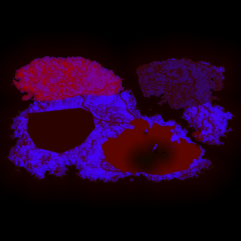
#> input picture world/mapgen/island_map_720.png, 241 x 241 px
$ python expand.py
#> lines starting #> are read from the running program, lines starting #| are printed output that depends on the picture; after the words box and inside, x2 and y2 are one past the last pixel; in counts of white or black regions, pixels touching at a corner belong together
"""Expands the 720 m painting island into the 1248 m world (3x the area).

Reads the painting-derived data/island_map.png (241 px, 720 m: R=height, G=biome, B=tree
density) and writes the 417 px / 1248 m version:
  - the painted island is scaled by K = 1248/720 (every road and hub in painting pixels
    follows automatically through Island._px, because px_per_m in island_meta.json shrinks);
  - two new landmasses are grown into what used to be open sea: the Highlands in the north
    (moorland plateau: monastery, quarry, mountain pass) and the Southern Shore (dunes, the
    salt pans, the bodega's fields, a badlands headland with the old fort);
  - data/sea_depth.png (the sea shader's depth map) and island_meta.json are regenerated.

Run from the project root:  python3 world/mapgen/expand.py
It is idempotent: it always starts from world/mapgen/island_map_720.png (the original map).
"""
from PIL import Image, ImageDraw
import numpy as np, json, os, shutil
from scipy import ndimage

ROOT = os.path.dirname(os.path.dirname(os.path.dirname(os.path.abspath(__file__))))
DATA = os.path.join(ROOT, "data")
SRC = os.path.join(ROOT, "world", "mapgen", "island_map_720.png")
SRC_META = os.path.join(ROOT, "world", "mapgen", "island_meta_720.json")
if not os.path.exists(SRC):
    raise SystemExit(
        "world/mapgen/island_map_720.png is missing. Run extract.py first.\n"
        "(It used to fall back to copying data/island_map.png, which fed the already-expanded "
        "417 px map back through the K scale and produced a wrong world.)")

SIZE0, N0 = 720.0, 241
SIZE, N = 1248.0, 417
CELL = 3.0
K = SIZE / SIZE0
SEA, LIMESTONE, FOREST, FARM, BADLANDS, TOWN, BEACH, LAKE, DUNES, MOOR, SALTFLAT = range(11)
LAND_LIFT = 1.15          # a touch more relief now that slopes are 1.7x longer

old = np.asarray(Image.open(SRC).convert("RGB")).astype(np.float32)
old_h = old[..., 0] / 255.0 * 90.0 - 10.0
old_b = old[..., 1].astype(np.uint8)
old_d = old[..., 2] / 255.0

# ---------------------------------------------------------------- scale the painted island
jj, ii = np.mgrid[0:N, 0:N]
wx = ii * CELL - SIZE / 2; wz = jj * CELL - SIZE / 2          # world metres of each new cell
gx = (wx / K + SIZE0 / 2) / CELL; gz = (wz / K + SIZE0 / 2) / CELL   # old grid coords (float)
inside = (gx >= 0) & (gx <= N0 - 1) & (gz >= 0) & (gz <= N0 - 1)
gxc = np.clip(gx, 0, N0 - 1.001); gzc = np.clip(gz, 0, N0 - 1.001)
h = ndimage.map_coordinates(old_h, [gzc, gxc], order=1, mode="nearest")
d = ndimage.map_coordinates(old_d, [gzc, gxc], order=1, mode="nearest")
b = old_b[np.clip(np.round(gzc), 0, N0 - 1).astype(int), np.clip(np.round(gxc), 0, N0 - 1).astype(int)]
b = b.copy(); b[~inside] = SEA
land_old = (b != SEA) & (b != LAKE)
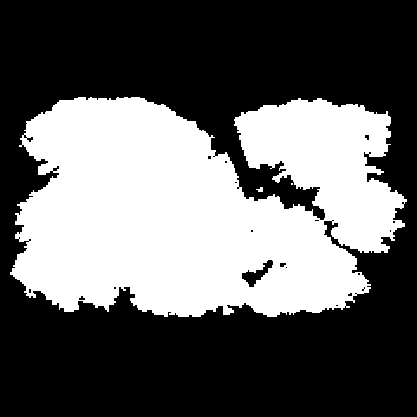
#> land_old: shape (417, 417) bool; 38.6% white; 3 white regions (1 under 20 px), largest, box (x1, y1, x2, y2) and area: (10, 97, 407, 317) 67123, (256, 187, 263, 192) 23
h = np.where(land_old & (h > 0), h * LAND_LIFT, h)

# ---------------------------------------------------------------- new land
def poly_mask(poly):
    """Polygon in world metres -> boolean cell mask."""
    mk = Image.new("L", (N, N), 0)
#> mk: PIL image 417x417 L; every value is 0
    pts = [((x + SIZE / 2) / CELL, (z + SIZE / 2) / CELL) for x, z in poly]
    ImageDraw.Draw(mk).polygon(pts, fill=255)
#> mk: PIL image 417x417 L; 7.4% white; 1 white region, box (x1, y1, x2, y2) and area: (21, 10, 197, 105) 12945
    return np.asarray(mk) > 0

def wobble(mask, amount, seed, sigma=3.0):
    """Push the mask edge in and out with smooth noise so coasts are not polygon-straight."""
#> called with amount = 28, seed = 11, sigma = 3
    rng = np.random.default_rng(seed)
    n = ndimage.gaussian_filter(rng.standard_normal((N, N)), sigma)
    n = n / (np.abs(n).max() + 1e-6)
    sdf = ndimage.distance_transform_edt(mask) - ndimage.distance_transform_edt(~mask)
    return sdf * CELL + n * amount > 0
#> returned value: shape (417, 417) bool; 7.4% white; 1 white region, box (x1, y1, x2, y2) and area: (20, 9, 199, 106) 12873
#> in poly_mask (call 2), `ImageDraw.Draw(mk).polygon(pts, fill=255)`: mk: PIL image 417x417 L; 18.4% white; 1 white region, box (x1, y1, x2, y2) and area: (41, 289, 355, 409) 31933
#> in wobble (call 2), `return sdf * CELL + n * amount > 0`: returned value: shape (417, 417) bool; 18.3% white; 1 white region, box (x1, y1, x2, y2) and area: (41, 286, 357, 414) 31833

def blob(cx, cz, r):
    return ((wx - cx) ** 2 + (wz - cz) ** 2) < r * r

HIGHLANDS = wobble(poly_mask([(-560, -320), (-520, -450), (-450, -535), (-340, -588), (-220, -592), (-110, -565),
                              (-45, -495), (-35, -410), (-75, -345), (-200, -318), (-420, -312)]), 28.0, 11)
SOUTH = wobble(poly_mask([(-480, 285), (-500, 400), (-455, 505), (-365, 565), (-230, 598), (-80, 592), (80, 602),
                          (240, 592), (365, 565), (440, 485), (440, 390), (395, 300), (250, 262), (0, 245), (-250, 258)]), 30.0, 12)
# a sheltered cove for the fishing village and a lagoon behind the dunes
COVE = wobble(blob(-395, 440, 34) | blob(-420, 470, 30), 8.0, 13)
LAGOON = wobble(blob(-40, 545, 26) | blob(-15, 555, 22), 8.0, 14)
SOUTH &= ~COVE
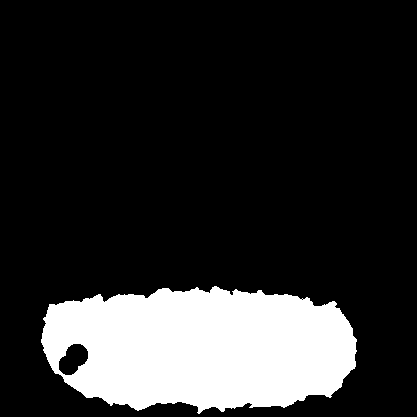
#> SOUTH: shape (417, 417) bool; 18% white; 1 white region, box (x1, y1, x2, y2) and area: (41, 286, 357, 414) 31219
new_land = (HIGHLANDS | SOUTH) & ~land_old & (b != LAKE)
#> new_land: shape (417, 417) bool; 22.7% white; 3 white regions (1 under 20 px), largest, box (x1, y1, x2, y2) and area: (41, 294, 357, 414) 27047, (20, 9, 199, 104) 12443

nb = b.copy(); nh = h.copy(); nd = d.copy()
# biomes of the new land
nb[new_land & HIGHLANDS] = MOOR
#> nb: shape (417, 417); min 0, max 9, mean 1.77
south = new_land & SOUTH
#> south: shape (417, 417) bool; 15.6% white; 2 white regions (1 under 20 px), largest, box (x1, y1, x2, y2) and area: (41, 294, 357, 414) 27047
nb[south] = FOREST
#> nb: shape (417, 417); min 0, max 9, mean 2.09
nb[south & (wx < -120)] = DUNES
#> nb: shape (417, 417); min 0, max 9, mean 2.44
nb[south & (wx > 175)] = BADLANDS
#> nb: shape (417, 417); min 0, max 9, mean 2.53
BODEGA_FIELDS = wobble(blob(20, 430, 95) | blob(-40, 470, 60), 12.0, 15)
nb[south & BODEGA_FIELDS & (wx >= -120) & (wx <= 175)] = FARM
#> nb: shape (417, 417); min 0, max 9, mean 2.55
SALT = wobble(poly_mask([(-225, 445), (-95, 440), (-80, 520), (-130, 550), (-215, 535)]), 8.0, 16)
#> in poly_mask (call 3), `ImageDraw.Draw(mk).polygon(pts, fill=255)`: mk: PIL image 417x417 L; 0.85% white; 1 white region, box (x1, y1, x2, y2) and area: (133, 354, 182, 392) 1486
#> in wobble (call 6), `n = ndimage.gaussian_filter(rng.standard_normal((N, N)), sigma)`:
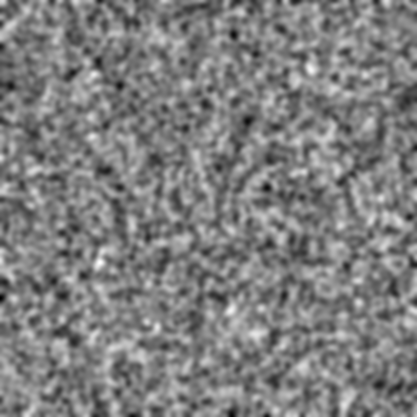
#> n: shape (417, 417) float64; min -0.401, max 0.405, mean 0.00175; drawn with min black and max white
#> in wobble (call 6), `sdf = ndimage.distance_transform_edt(mask) - ndimage.distance_transfor..`:
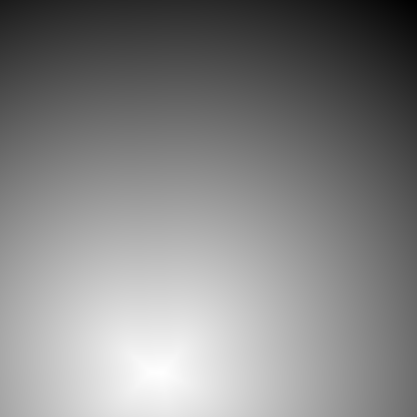
#> sdf: shape (417, 417) float64; min -427.7, max 18, mean -196.4; drawn with min black and max white
#> in wobble (call 6), `return sdf * CELL + n * amount > 0`: returned value: shape (417, 417) bool; 0.87% white; 1 white region, box (x1, y1, x2, y2) and area: (132, 354, 182, 392) 1508
nb[south & SALT] = SALTFLAT
#> nb: shape (417, 417); min 0, max 10, mean 2.58
nb[LAGOON & south] = LAKE
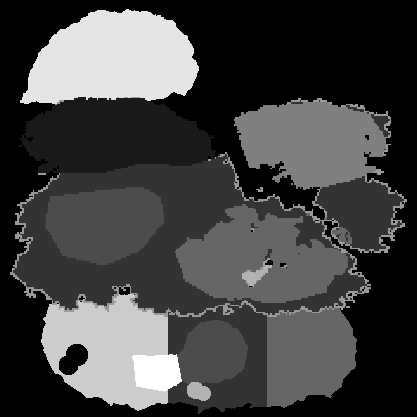
#> nb: shape (417, 417); min 0, max 10, mean 2.59; drawn with min black and max white
land = (nb != SEA) & (nb != LAKE)
#> land: shape (417, 417) bool; 61.1% white; 25 black regions (19 under 20 px), largest, box (x1, y1, x2, y2) and area: (0, 0, 417, 417) 66133, (59, 344, 88, 375) 614, (187, 382, 211, 401) 342, (242, 260, 273, 287) 309, (119, 287, 130, 295) 72, (280, 263, 286, 267) 20

# heights of the new land: a shelf that climbs with distance from the sea, plus landmarks
dist_sea = ndimage.distance_transform_edt(land) * CELL
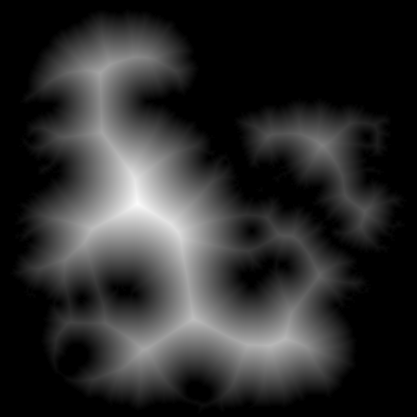
#> dist_sea: shape (417, 417) float64; min 0, max 252.2, mean 45.4
ramp = np.clip(dist_sea / 60.0, 0, 1)
rng = np.random.default_rng(7)
rough = ndimage.gaussian_filter(rng.standard_normal((N, N)), 2.0); rough /= np.abs(rough).max()
hn = np.zeros((N, N), np.float32)
moor = nb == MOOR
#> moor: shape (417, 417) bool; 7.2% white; 1 white region, box (x1, y1, x2, y2) and area: (20, 9, 199, 104) 12443
hn[moor] = 20.0 + 26.0 * np.clip(dist_sea[moor] / 90.0, 0, 1) + 5.0 * rough[moor]
hn += 20.0 * np.exp(-(((wx + 300) ** 2 + (wz + 470) ** 2) / (2 * 70.0 ** 2))) * moor     # the monastery peak
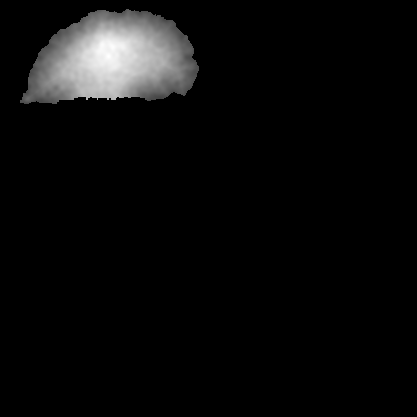
#> hn: shape (417, 417) float32; min 0, max 68.08, mean 2.9; drawn with min black and max white
hn += 8.0 * np.exp(-(((wx + 120) ** 2 + (wz + 400) ** 2) / (2 * 60.0 ** 2))) * moor       # the quarry hill
#> hn: shape (417, 417) float32; 6.14% of pixels changed, all inside (x1, y1, x2, y2) = (56, 9, 199, 101)
hn[nb == DUNES] = 2.0 + 5.0 * ramp[nb == DUNES] + 2.5 * np.abs(rough[nb == DUNES])
#> hn: shape (417, 417) float32; min 0, max 68.14, mean 3.3
hn[nb == SALTFLAT] = 0.7
#> hn: shape (417, 417) float32; min 0, max 68.14, mean 3.3
f = (nb == FOREST) & south
hn[f] = 4.0 + 7.0 * ramp[f] + 2.0 * rough[f]
fa = (nb == FARM) & south
hn[fa] = 3.5 + 5.0 * ramp[fa] + 1.0 * rough[fa]
bd = (nb == BADLANDS) & south
hn[bd] = 7.0 + 14.0 * ramp[bd] + 3.0 * rough[bd]
hn += 14.0 * np.exp(-(((wx - 330) ** 2 + (wz - 520) ** 2) / (2 * 55.0 ** 2))) * bd         # the fort's headland
hn = np.maximum(hn, 1.0)
nh[new_land] = hn[new_land]
# beaches: a sandy rim on the new low coasts (not under cliffs or salt)
rim = new_land & (dist_sea < 7.5) & np.isin(nb, [DUNES, FOREST, FARM])
nb[rim] = BEACH; nh[rim] = np.minimum(nh[rim], 1.8 + 0.6 * ramp[rim])
# water: the shelf deepens with distance from any land, lagoon and lake are shallow basins
dist_land = ndimage.distance_transform_edt(~land) * CELL
sea_h = -1.2 - np.clip(dist_land / 149.0, 0, 1) * 9.0
nh[nb == SEA] = sea_h[nb == SEA]
nh[LAGOON & (nb == LAKE)] = -2.2
# soften the seams between old coast and new land and the new land itself
halo = ndimage.binary_dilation(new_land, iterations=4) & land
sm = ndimage.gaussian_filter(nh, 1.2)
nh = np.where(halo, sm, nh)
# tree density on the new land
nd[nb == MOOR] = 0.15 + 0.25 * np.clip(rough[nb == MOOR] + 0.5, 0, 1)
nd[(nb == FOREST) & south] = 0.55 + 0.3 * rough[(nb == FOREST) & south]
nd[(nb == FARM) & south] = 0.1
nd[np.isin(nb, [DUNES, SALTFLAT, BEACH]) & new_land] = 0.02
nd[(nb == BADLANDS) & south] = 0.25
nd = np.clip(nd, 0, 1)

out = np.zeros((N, N, 3), np.uint8)
out[..., 0] = np.clip((nh + 10.0) / 90.0 * 255.0, 0, 255).astype(np.uint8)
out[..., 1] = nb
out[..., 2] = (nd * 255).astype(np.uint8)
Image.fromarray(out).save(os.path.join(DATA, "island_map.png"))

# ---------------------------------------------------------------- sea depth map for the shader
SEA_SIZE = 1733.0; SN = 578
land_big = np.zeros((SN, SN), bool)
off = int(round((SEA_SIZE - SIZE) / 2 / (SEA_SIZE / (SN - 1))))
scale = (SEA_SIZE / (SN - 1)) / CELL
sj, si = np.mgrid[0:SN, 0:SN]
gi = np.round((si - off) * scale).astype(int); gj = np.round((sj - off) * scale).astype(int)
ok = (gi >= 0) & (gi < N) & (gj >= 0) & (gj < N)
land_big[ok] = land[gj[ok], gi[ok]]
dist_big = ndimage.distance_transform_edt(~land_big) * (SEA_SIZE / (SN - 1))
h_big = -1.2 - np.clip(dist_big / 149.0, 0, 1) * 9.0
sea_map = np.clip((h_big + 10) / 90 * 255, 0, 255).astype(np.uint8)
sea_map[land_big] = 255
Image.fromarray(np.stack([sea_map] * 3, -1)).save(os.path.join(DATA, "sea_depth.png"))

# ---------------------------------------------------------------- meta
meta_path = os.path.join(DATA, "island_meta.json")
#> (the run stopped early here; a loop or call above may not have finished)
